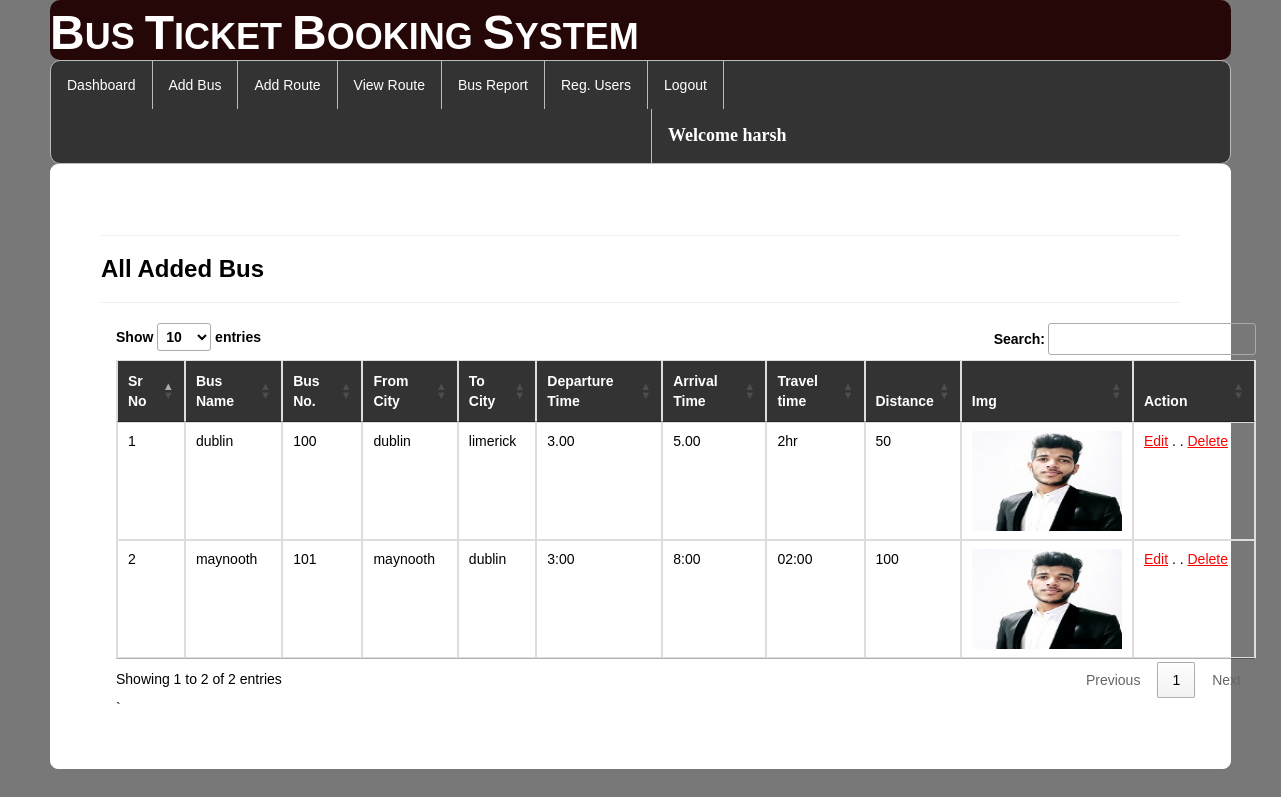
Page /viewbus/ (signed in) on the earlier database version.
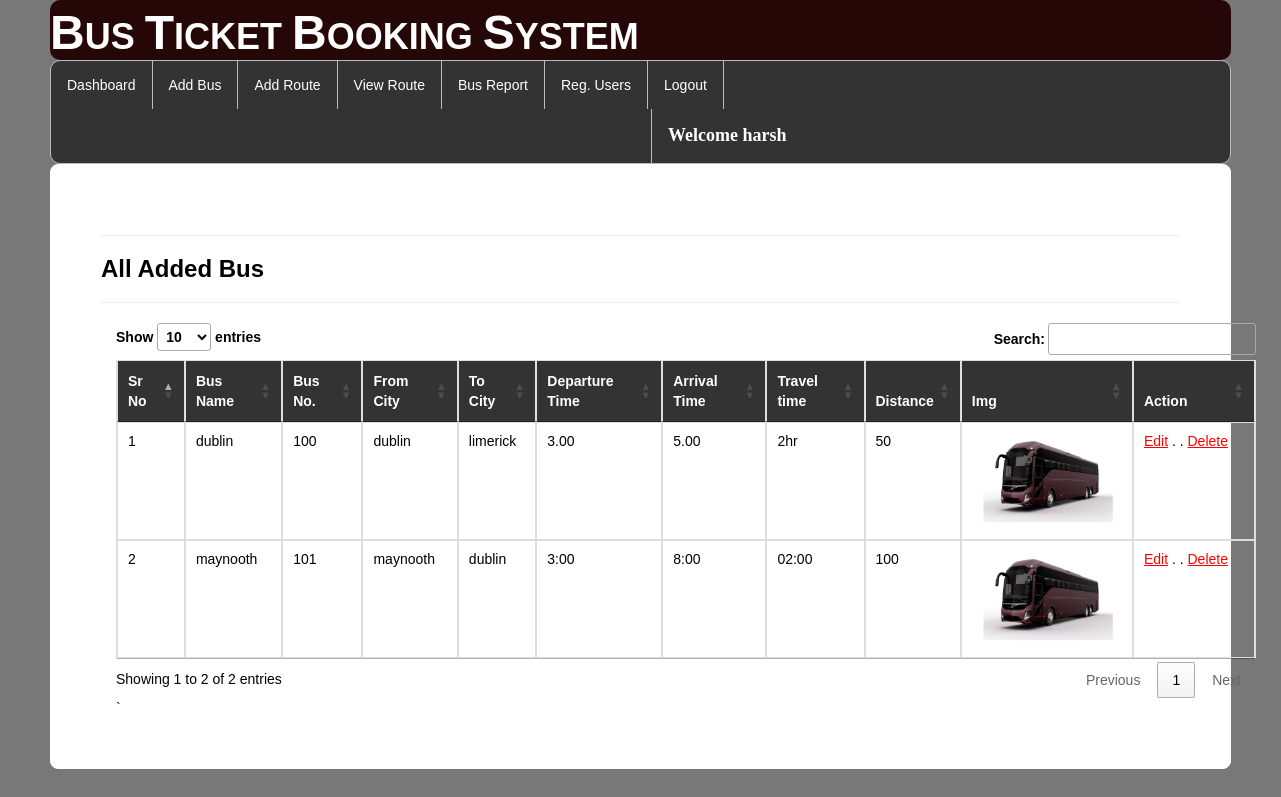
Same page on the later database version.
### bus/models.py (models this page shows, shortened)
class Add_Bus(models.Model):
    busname = models.CharField(max_length=30,null=True)
    bus_no = models.IntegerField(null=True)
    from_city = models.CharField(max_length=30,null=True)
    to_city = models.CharField(max_length=30,null=True)
    departuretime=models.CharField(max_length=30,null=True)
    arrivaltime=models.CharField(max_length=30,null=True)
    trevaltime=models.CharField(max_length=100,null=True)
    distance=models.IntegerField(null=True)
    img=models.FileField(null=True)

### bus/views.py (the view)
# urls.py: path('viewbus/', view_bus, name="view_bus"),
def view_bus(request):
    if not request.user.is_authenticated:
        return redirect('login')
    data=Add_Bus.objects.all()
    d={"data":data}
    return render(request,"view_bus.html",d)

### bus/templates/view_bus.html (shortened to what this page needs)
{% extends 'navigation3.html' %}
{% load static %}
{% block b %}
<div style="color:Black;border:1px solid white;border-radius:8px;background-color:white;padding:50px">
<hr><h3><strong>All Added Bus</strong></h3><hr>
    <div class="container">
<table class="noteCard table table-bordered" id="myTable">
  <thead style="color:white;background-color:#333">
  <tr>
    <th>Sr No</th>
    <th>Bus Name</th>
      <th> Bus No.</th>
      <th> From City</th>
    <th>To City</th>
    <th>Departure Time</th>
       <th>Arrival Time</th>
    <th>Travel time</th>
    <th>Distance</th>
    <th>Img</th>
    <th>Action</th>
  </tr>
  </thead>
   <tbody>
    {% for i in data %}
  <tr>
    <td>{{forloop.counter}}</td>
    <td>{{i.busname}}</td>
    <td>{{i.bus_no}}</td>
      <td>{{i.from_city}}</td>
      <td>{{i.to_city}}</td>
      <td>{{i.departuretime}}</td>
      <td>{{i.arrivaltime}}</td>
      <td>{{i.trevaltime}}</td>
      <td>{{i.distance}}</td>
      <td><img  src="{{i.img.url}}" style="width:150px;height:100px"></td>
    <td style="width:100px"><a href="{% url 'editbus' i.id %}" style="color:red"><u>Edit</u></a>  . .
   <a href="{% url 'delete' i.id %}" style="color:red"><u>Delete</u></a></td>
  </tr>
    {% endfor %}
    </tbody>
</table>`
 </div>
</div>
{% endblock %}

Differences in the rows shown:
changed Add_Bus "limerick": img: a different picture
changed Add_Bus "maynooth": img: a different picture
